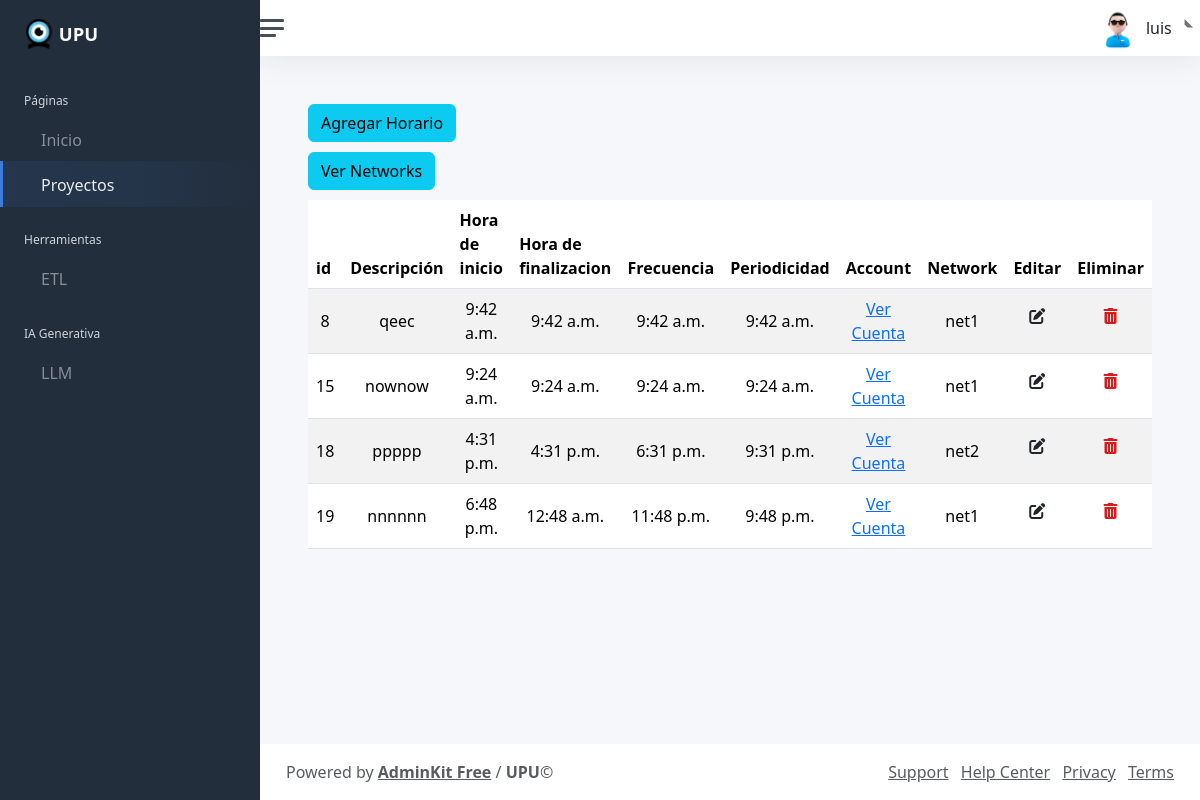
The page /project/Schudele/4 (signed in) on the database its author committed.
### apps/project/models.py (models this page shows, shortened)
class Schudele(models.Model):
    id = models.AutoField(primary_key=True)
    description = models.CharField(max_length=50, null=False)
    startHour = models.TimeField(null=False)
    endHour = models.TimeField(null=False)
    frecuencyHour = models.TimeField(null=False)
    Periodicity = models.TimeField(null=False)
    Project = models.ForeignKey(Project, on_delete=models.CASCADE)
    Network = models.ForeignKey(Network, null=False, blank=False, on_delete=models.CASCADE)

### apps/project/views.py (the view)
# urls.py: path('Schudele/<id>', EschuView.as_view(), name ='Schedule/'),
class EschuView(LoginRequiredMixin, TemplateView):
   template_name = 'app/project/Schudele.html'
   def get_context_data(self,id, *args, **kwargs):
      context = super(EschuView,self).get_context_data(*args, **kwargs)
      schudele = list(Schudele.objects.filter(Project_id=id).values('id','description','startHour','endHour','frecuencyHour','Periodicity','Project__name', 'Network__name'))
      context['schudele'] = schudele
      context['abc'] = id
      context['api'] = {
            'title': 'Projects',
        }
      return context

### template/app/project/Schudele.html (shortened to what this page needs)
{% extends "layout/app/base.html" %} {% block title %} Proyectos {% endblock %} {% load
    static %}
{% block content %}
<link rel="stylesheet" href="https://cdn.jsdelivr.net/npm/bootstrap@5.3.2/dist/css/bootstrap.min.css">
<link rel="stylesheet" href="https://cdn.datatables.net/2.0.0/css/dataTables.bootstrap5.css">
<div>
    <a href="/project/creacionCronograma/{{abc}}" class="btn btn-info">Agregar Horario</a>
</div>
<div>
    <a href="/project/Network" class="btn btn-info">Ver Networks</a>
</div>
<div class="tabla-container">
        <div class="table-responsive">
            <table  id="Schudele" class="table table-striped" >
                <thead>
                    <tr>
                        <th>id</th>
                        <th>Descripción</th>
                        <th>Hora de inicio</th>
                        <th>Hora de finalizacion</th>
                        <th>Frecuencia</th>
                        <th>Periodicidad</th>
                        <th>Account</th>
                        <th>Network</th>
                        <th > Editar</th>
                        <th>Eliminar</th>
                    </tr>
                </thead>
                <tbody>
                    {% for i in schudele %}
                    <tr>
                        <td>{{i.id}}</td>
                        <td>{{i.description}}</td>
                        <td>{{i.startHour}}</td>
                        <td>{{i.endHour}}</td>
                        <td>{{i.frecuencyHour}}</td>
                        <td>{{i.Periodicity}}</td>
                        <td><a href="Account/{{i.id}}">Ver Cuenta</a></td>
                        <td><a >{{i.Network__name}}</a></td>
                        <td> <a href="edicionCronogramas/{{i.id}}" class="btn"><i class="fa-solid fa-pen-to-square"></i></i></i></a> </td>
                        <td> <a href="eliminacionSchudele/{{i.id}}" class="btn btnEliminacion"><i class="fa-solid fa-trash-can" style="color: #da1b1b;"></i></a> </td>
                    </tr>
                    {% endfor %}
                </tbody>
            </table>
        </div>
</div>
{% load static %}
{% endblock content %}

### template/layout/app/base.html (shortened to what this page needs)
<!DOCTYPE html>
<html lang="en">
<head>
	<link href="/static/assets/css/app.css" rel="stylesheet">
</head>
<body>
	<div class="wrapper">
		{% include 'shared/include/app/sidebar.html' %}
		<div class="main">
			{% include 'shared/include/app/navbar.html' %}
			<main class="content">
				<div class="container-fluid p-0">
					{% block content %}{% endblock content %}
				</div>
			</main>
			{% include 'shared/include/app/footer.html' %}
		</div>
	</div>
</body>
</html>

### template/shared/include/app/sidebar.html (shortened to what this page needs)
<nav id="sidebar" class="sidebar js-sidebar">
	<div class="sidebar-content js-simplebar">
		<a class="sidebar-brand" href="/">
			<img
					src="/static/assets/img/favicon/favicon-32x32.png"
					alt="Logo"
					width="30"
					height="30"
					class="d-inline-block align-text-middle"
				/>
			<span class="align-middle">UPU</span>
		</a>
		<ul class="sidebar-nav">
			<li class="sidebar-header">Páginas</li>
			<li class="sidebar-item {% if request.resolver_match.url_name == 'main:index' %}active{% endif %}">
				<a class="sidebar-link" href="{% url 'main:index' %}">
					<span class="align-middle">Inicio</span>
				</a>
			</li>
			<li class="sidebar-item {% if request.resolver_match.url_name == 'project:index' %}active{% endif %}">
				<a class="sidebar-link" href="{% url 'project:index' %}">
					<span class="align-middle">Proyectos</span>
				</a>
			</li>
			<li class="sidebar-header">Herramientas</li>
			<li class="sidebar-item">
				<a class="sidebar-link" href="{% url 'ETL:index1' %}">
					<span class="align-middle">ETL</span>
				</a>
			</li>
			<li class="sidebar-header">IA Generativa</li>
			<li class="sidebar-item">
				<a class="sidebar-link" href="{% url 'LLM:index' %}">
					<span class="align-middle">LLM</span>
				</a>
			</li>
		</ul>
	</div>
</nav>

### template/shared/include/app/navbar.html (shortened to what this page needs)
<nav class="navbar navbar-expand navbar-light navbar-bg">
	<a class="sidebar-toggle js-sidebar-toggle">
		<i class="hamburger align-self-center"></i>
	</a>
	<div class="navbar-collapse collapse">
		<ul class="navbar-nav navbar-align">
			<li class="nav-item dropdown">
				<a
					class="nav-link dropdown-toggle d-none d-sm-inline-block"
					href="#"
					data-bs-toggle="dropdown"
				>
					<img
						src="/static/assets/img/auth/avatar.jpg"
						class="avatar img-fluid rounded me-1"
						alt="Login avatar"
					/>
					<span class="text-dark">{{ request.user.username }}</span>
				</a>
			</li>
		</ul>
	</div>
</nav>

### template/shared/include/app/footer.html
<footer class="footer">
	<div class="container-fluid">
		<div class="row text-muted">
			<div class="col-6 text-start">
				<p class="mb-0">
					Powered by
					<a class="text-muted" href="https://themewagon.com/themes/free-exciting-bootstrap-5-html5-ui-kits-template-adminkit/" target="_blank"
						><strong>AdminKit Free</strong></a
					>
					/ <strong>UPU</strong>&copy;
				</p>
			</div>
			<div class="col-6 text-end">
				<ul class="list-inline">
					<li class="list-inline-item">
						<a
							class="text-muted"
							href="#"
							target="_blank"
							>Support</a
						>
					</li>
					<li class="list-inline-item">
						<a
							class="text-muted"
							href="#"
							target="_blank"
							>Help Center</a
						>
					</li>
					<li class="list-inline-item">
						<a
							class="text-muted"
							href="#"
							target="_blank"
							>Privacy</a
						>
					</li>
					<li class="list-inline-item">
						<a
							class="text-muted"
							href="#"
							target="_blank"
							>Terms</a
						>
					</li>
				</ul>
			</div>
		</div>
	</div>
</footer>

### template/app/project/Schudele.html (style rules this page uses)
.tabla-container { margin: 0 auto; width: 100%; }
table { width: auto; table-layout: auto; }
th, td { padding: 8px; text-align: center; }
.btn { margin-bottom: 10px; }

### rows shown on the page
Schudele: id "8", description "qeec", startHour "9:42 a.m.", endHour "9:42 a.m.", frecuencyHour "9:42 a.m.", Periodicity "9:42 a.m.", Network__name "net1"
Schudele: id "15", description "nownow", startHour "9:24 a.m.", endHour "9:24 a.m.", frecuencyHour "9:24 a.m.", Periodicity "9:24 a.m.", Network__name "net1"
Schudele: id "18", description "ppppp", startHour "4:31 p.m.", endHour "4:31 p.m.", frecuencyHour "6:31 p.m.", Periodicity "9:31 p.m.", Network__name "net2"
Schudele: id "19", description "nnnnnn", startHour "6:48 p.m.", endHour "12:48 a.m.", frecuencyHour "11:48 p.m.", Periodicity "9:48 p.m.", Network__name "net1"

### other values the page prints
{{ request.user.username }} "luis"
